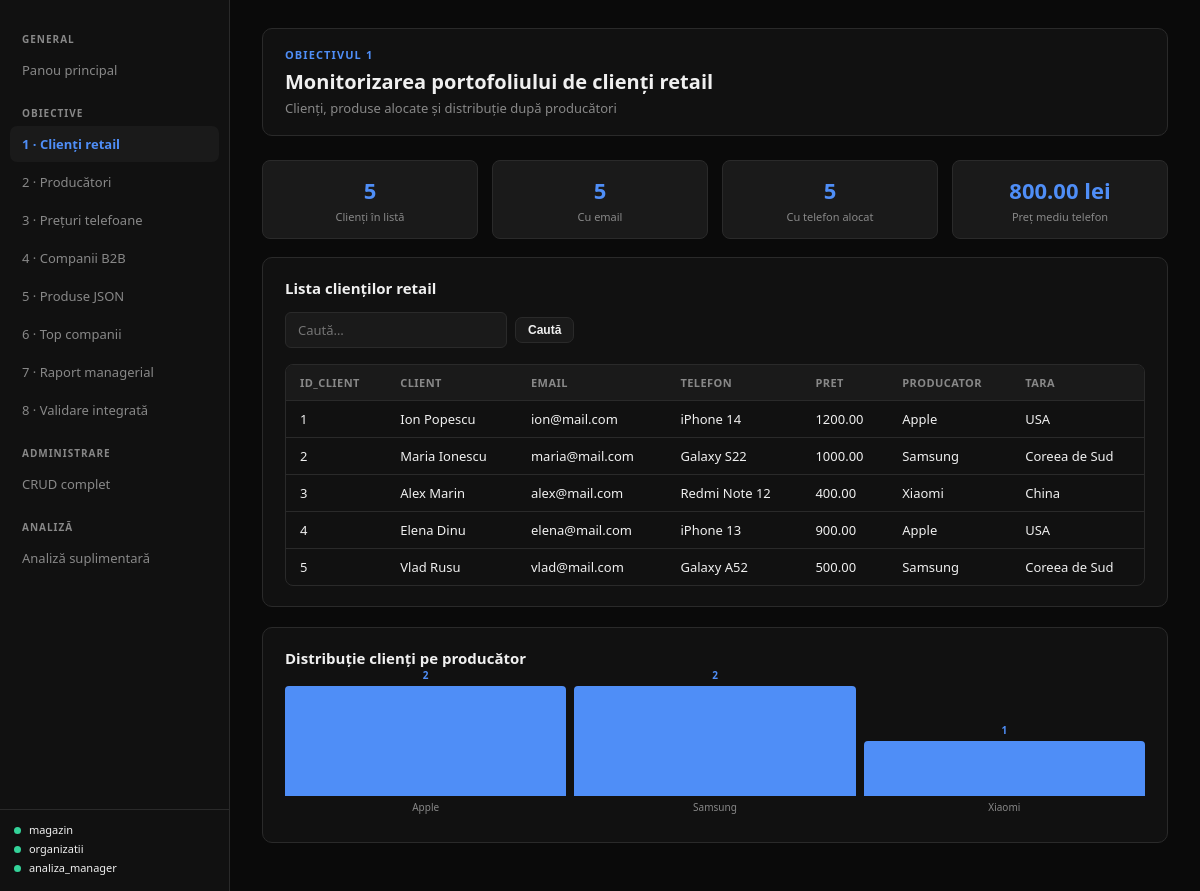
Page /Crud/magazin_php/obiective/ob1.php on the committed database.
### tables this page shows
CREATE TABLE `client` (
  `id_client` int(11) NOT NULL,
  `nume` varchar(100) NOT NULL,
  `email` varchar(100) DEFAULT NULL,
  `id_telefon` int(11) DEFAULT NULL
);

CREATE TABLE `telefon` (
  `id_telefon` int(11) NOT NULL,
  `model` varchar(100) NOT NULL,
  `pret` decimal(10,2) DEFAULT NULL,
  `id_producator` int(11) DEFAULT NULL
);

CREATE TABLE `producator` (
  `id_producator` int(11) NOT NULL,
  `nume` varchar(100) NOT NULL,
  `tara` varchar(100) NOT NULL
);

### Crud/magazin_php/includes/db.php (called while the page is built, shortened)
<?php
$DATABASES = ['magazin', 'organizatii', 'analiza_manager'];
function db_connect(string $dbName): ?mysqli {
    $conn = new mysqli(DB_HOST, DB_USER, DB_PASS, $dbName, DB_PORT);
    $conn->set_charset('utf8mb4');
    return $conn;
}
function db_query(string $dbName, string $sql, array $params = []): array {
    $conn = db_connect($dbName);
    if ($params) {
        $stmt = $conn->prepare($sql);
        if (!$stmt) { $conn->close(); return []; }
        $types = '';
        $vals  = [];
        foreach ($params as $p) {
            if (is_int($p))    { $types .= 'i'; $vals[] = $p; }
            elseif (is_float($p)) { $types .= 'd'; $vals[] = $p; }
            else               { $types .= 's'; $vals[] = $p; }
        }
        $stmt->bind_param($types, ...$vals);
        $stmt->execute();
        $res = $stmt->get_result();
        $rows = $res ? $res->fetch_all(MYSQLI_ASSOC) : [];
        $stmt->close();
    } else {
        $res  = $conn->query($sql);
        $rows = $res ? $res->fetch_all(MYSQLI_ASSOC) : [];
    }
    return $rows;
}
function db_ok(string $dbName): bool {
    return true;
}

### Crud/magazin_php/includes/layout.php (the view, shortened to what this page needs)
<?php
function h(string $s): string { return htmlspecialchars($s, ENT_QUOTES, 'UTF-8'); }
function page_start(string $title, string $active = ''): void {
    require_once __DIR__ . '/db.php';
    ?>
<!DOCTYPE html>
<html lang="ro">
<head>
<link rel="stylesheet" href="/magazin_php/style.css">
</head>
<body>
<aside class="sidebar">
  <nav>
    <div class="nav-section">General</div>
    <a href="/magazin_php/index.php" <?= $active==='home'?'class="active"':'' ?>> Panou principal</a>
    <div class="nav-section">Obiective</div>
    <a href="/magazin_php/obiective/ob1.php" <?= $active==='ob1'?'class="active"':'' ?>>1 · Clienți retail</a>
    <a href="/magazin_php/obiective/ob2.php" <?= $active==='ob2'?'class="active"':'' ?>>2 · Producători</a>
    <a href="/magazin_php/obiective/ob3.php" <?= $active==='ob3'?'class="active"':'' ?>>3 · Prețuri telefoane</a>
    <a href="/magazin_php/obiective/ob4.php" <?= $active==='ob4'?'class="active"':'' ?>>4 · Companii B2B</a>
    <a href="/magazin_php/obiective/ob5.php" <?= $active==='ob5'?'class="active"':'' ?>>5 · Produse JSON</a>
    <a href="/magazin_php/obiective/ob6.php" <?= $active==='ob6'?'class="active"':'' ?>>6 · Top companii</a>
    <a href="/magazin_php/obiective/ob7.php" <?= $active==='ob7'?'class="active"':'' ?>>7 · Raport managerial</a>
    <a href="/magazin_php/obiective/ob8.php" <?= $active==='ob8'?'class="active"':'' ?>>8 · Validare integrată</a>
    <div class="nav-section">Administrare</div>
    <a href="/magazin_php/crud/index.php" <?= $active==='crud'?'class="active"':'' ?>> CRUD complet</a>
    <div class="nav-section">Analiză</div>
    <a href="/magazin_php/analiza/suplimentar.php" <?= $active==='extra'?'class="active"':'' ?>> Analiză suplimentară</a>
  </nav>
  <div class="db-status">
    <?php foreach ($DATABASES as $db): ?>
      <?php $ok = db_ok($db); ?>
      <div style="margin-bottom:4px">
        <span class="dot <?= $ok ? 'dot-ok' : 'dot-err' ?>"></span>
        <?= h($db) ?>
      </div>
    <?php endforeach; ?>
  </div>
</aside>
<main class="main">
<?php
}
function page_end(): void {
    ?>
</main>
</body>
</html>
<?php
}
function page_header(string $eyebrow, string $title, string $subtitle = ''): void { ?>
<div class="page-header">
  <div class="eyebrow"><?= h($eyebrow) ?></div>
  <h2><?= h($title) ?></h2>
  <?php if ($subtitle): ?><p><?= h($subtitle) ?></p><?php endif; ?>
</div>
<?php }
function alert(string $msg, string $type = 'info'): void { ?>
<?php }
function kpi_row(array $items): void { ?>
<div class="card-grid-<?= count($items) ?>" style="margin-bottom:18px">
  <?php foreach ($items as $it): ?>
  <div class="kpi">
    <div class="val"><?= h((string)$it['val']) ?></div>
    <div class="lbl"><?= h($it['lbl']) ?></div>
  </div>
  <?php endforeach; ?>
</div>
<?php }
function render_table(array $rows, string $searchParam = ''): void {
    $cols = array_keys($rows[0]);
    ?>
    <?php if ($searchParam): ?>
    <div class="search-bar">
      <form method="get" style="display:flex;gap:8px;align-items:center">
        <input name="<?= h($searchParam) ?>" value="<?= h($_GET[$searchParam] ?? '') ?>"
               placeholder="Caută…" style="max-width:260px">
        <button class="btn btn-ghost btn-sm" type="submit"> Caută</button>
      </form>
    </div>
    <?php endif; ?>
    <div class="tbl-wrap">
    <table>
      <thead><tr><?php foreach ($cols as $c): ?><th><?= h($c) ?></th><?php endforeach; ?></tr></thead>
      <tbody>
      <?php foreach ($rows as $row): ?>
        <tr><?php foreach ($row as $val): ?><td><?= h((string)($val ?? '')) ?></td><?php endforeach; ?></tr>
      <?php endforeach; ?>
      </tbody>
    </table>
    </div>
<?php }
function bar_chart(array $data, string $colorVar = '--accent'): void {
    $max = max(array_values($data));
    ?>
    <div class="bar-chart">
      <?php foreach ($data as $lbl => $val): ?>
      <div class="bar-col">
        <div class="bar-val"><?= h(is_float($val) ? number_format($val,0,'.',',') : (string)$val) ?></div>
        <div class="bar-fill" style="height:<?= round(($val/$max)*110) ?>px; background:var(<?= $colorVar ?>)"></div>
        <div class="bar-lbl"><?= h((string)$lbl) ?></div>
      </div>
      <?php endforeach; ?>
    </div>
<?php }

### Crud/magazin_php/obiective/ob1.php (shortened to what this page needs)
<?php
require_once __DIR__ . '/../includes/db.php';
require_once __DIR__ . '/../includes/layout.php';
page_start('Obiectivul 1', 'ob1');
page_header('Obiectivul 1', 'Monitorizarea portofoliului de clienți retail',
    'Clienți, produse alocate și distribuție după producători');
$rows = db_query('magazin', "
    SELECT c.id_client, c.nume AS client, c.email,
           t.model AS telefon, t.pret,
           p.nume AS producator, p.tara
    FROM client c
    LEFT JOIN telefon t ON c.id_telefon = t.id_telefon
    LEFT JOIN producator p ON t.id_producator = p.id_producator
    ORDER BY c.id_client
");
$total    = count($rows);
$cu_email = count(array_filter($rows, fn($r) => !empty($r['email'])));
$cu_prod  = count(array_filter($rows, fn($r) => !empty($r['telefon'])));
$avg_pret = $total ? round(array_sum(array_column($rows, 'pret')) / max(1, $cu_prod), 2) : 0;
?>
<?php kpi_row([
    ['val' => $total,    'lbl' => 'Clienți în listă'],
    ['val' => $cu_email, 'lbl' => 'Cu email'],
    ['val' => $cu_prod,  'lbl' => 'Cu telefon alocat'],
    ['val' => number_format($avg_pret,2) . ' lei', 'lbl' => 'Preț mediu telefon'],
]); ?>
<div class="card">
  <h3>Lista clienților retail</h3>
  <?php render_table($rows, 'q'); ?>
</div>
<?php if ($rows): ?>
<div class="card">
  <h3>Distribuție clienți pe producător</h3>
  <?php
  $chart = [];
  foreach ($rows as $r) {
      $prod = $r['producator'] ?: 'Neatribuit';
      $chart[$prod] = ($chart[$prod] ?? 0) + 1;
  }
  bar_chart($chart);
  ?>
</div>
<?php endif; ?>
<?php page_end(); ?>

### Crud/magazin_php/style.css (style rules this page uses)
:root { --bg: #0a0a0a; --surface: #111111; --surface2: #1a1a1a; --border: #2a2a2a; --accent: #4f8ef7; --accent2: #34d399; --danger: #f87171; --warn: #fbbf24; --text: #f0f0f0; --muted: #888; --radius: 10px; }
* { box-sizing: border-box; margin: 0; padding: 0; }
body { background: var(--bg); color: var(--text); font-family: 'Segoe UI', system-ui, sans-serif; font-size: 15px; min-height: 100vh; display: flex; }
.sidebar { width: 230px; min-height: 100vh; background: var(--surface); border-right: 1px solid var(--border); display: flex; flex-direction: column; position: fixed; top: 0; left: 0; bottom: 0; overflow-y: auto; z-index: 100; }
nav { padding: 14px 10px; flex: 1; }
nav a { display: flex; align-items: center; gap: 10px; padding: 9px 12px; border-radius: 7px; text-decoration: none; color: var(--muted); font-size: 13px; margin-bottom: 2px; transition: background .15s, color .15s; }
nav a:hover, nav a.active { background: var(--surface2); color: var(--text); }
nav a.active { color: var(--accent); font-weight: 600; }
nav .nav-section { font-size: 10px; font-weight: 700; letter-spacing: .1em; text-transform: uppercase; color: var(--muted); padding: 14px 12px 6px; margin-top: 4px; }
.db-status { padding: 12px 14px; border-top: 1px solid var(--border); font-size: 11px; }
.db-status .dot { display: inline-block; width: 7px; height: 7px; border-radius: 50%; margin-right: 5px; }
.dot-ok { background: var(--accent2); }
.main { margin-left: 230px; flex: 1; padding: 28px 32px; max-width: calc(100vw - 230px); }
.page-header { background: var(--surface); border: 1px solid var(--border); border-radius: var(--radius); padding: 18px 22px; margin-bottom: 24px; }
.page-header .eyebrow { font-size: 11px; font-weight: 700; letter-spacing: .1em; text-transform: uppercase; color: var(--accent); margin-bottom: 6px; }
.page-header h2 { font-size: 20px; font-weight: 700; margin-bottom: 4px; }
.page-header p { color: var(--muted); font-size: 13px; }
.card { background: var(--surface); border: 1px solid var(--border); border-radius: var(--radius); padding: 20px 22px; margin-bottom: 20px; }
.card h3 { font-size: 15px; font-weight: 600; margin-bottom: 14px; }
.card-grid-4 { display: grid; grid-template-columns: repeat(4,1fr); gap: 14px; }
.kpi { background: var(--surface2); border: 1px solid var(--border); border-radius: 8px; padding: 14px 16px; text-align: center; }
.kpi .val { font-size: 22px; font-weight: 700; color: var(--accent); }
.kpi .lbl { font-size: 11px; color: var(--muted); margin-top: 4px; }
.tbl-wrap { overflow-x: auto; border-radius: 8px; border: 1px solid var(--border); }
table { width: 100%; border-collapse: collapse; font-size: 13px; }
thead th { background: var(--surface2); padding: 10px 14px; text-align: left; font-weight: 600; font-size: 11px; letter-spacing: .04em; text-transform: uppercase; color: var(--muted); border-bottom: 1px solid var(--border); white-space: nowrap; }
tbody tr { border-bottom: 1px solid var(--border); transition: background .1s; }
tbody tr:last-child { border-bottom: none; }
tbody td { padding: 9px 14px; vertical-align: middle; }
input, select, textarea { background: var(--surface2); color: var(--text); border: 1px solid var(--border); border-radius: 6px; padding: 8px 12px; font-size: 13px; width: 100%; transition: border-color .15s; font-family: inherit; }
.btn { display: inline-flex; align-items: center; gap: 7px; padding: 8px 18px; border-radius: 7px; border: none; font-size: 13px; font-weight: 600; cursor: pointer; transition: opacity .15s, transform .1s; text-decoration: none; }
.btn-ghost { background: var(--surface2); color: var(--text); border: 1px solid var(--border); }
.btn-sm { padding: 5px 12px; font-size: 12px; }
.search-bar { display: flex; gap: 10px; align-items: center; margin-bottom: 16px; }
.search-bar input { max-width: 300px; }
.bar-chart { display: flex; gap: 8px; align-items: flex-end; height: 140px; padding: 8px 0; }
.bar-col { display:flex; flex-direction:column; align-items:center; flex:1; gap:4px; }
.bar-fill { width:100%; background:var(--accent); border-radius:4px 4px 0 0; min-height:4px; transition:height .4s; }
.bar-col .bar-val { font-size:10px; color:var(--accent); font-weight:700; }
.bar-col .bar-lbl { font-size:10px; color:var(--muted); text-align:center; word-break:break-word; }

### rows in the picture
client: id_client "1", nume "Ion Popescu", email "ion@mail.com", id_telefon.model "iPhone 14", id_telefon.pret "1200.00", producator.nume "Apple", producator.tara "USA"
client: id_client "2", nume "Maria Ionescu", email "maria@mail.com", id_telefon.model "Galaxy S22", id_telefon.pret "1000.00", producator.nume "Samsung", producator.tara "Coreea de Sud"
client: id_client "3", nume "Alex Marin", email "alex@mail.com", id_telefon.model "Redmi Note 12", id_telefon.pret "400.00", producator.nume "Xiaomi", producator.tara "China"
client: id_client "4", nume "Elena Dinu", email "elena@mail.com", id_telefon.model "iPhone 13", id_telefon.pret "900.00", producator.nume "Apple", producator.tara "USA"
client: id_client "5", nume "Vlad Rusu", email "vlad@mail.com", id_telefon.model "Galaxy A52", id_telefon.pret "500.00", producator.nume "Samsung", producator.tara "Coreea de Sud"

### other values in the picture
$db "magazin"
$db "organizatii"
$db "analiza_manager"
$eyebrow "OBIECTIVUL 1"
$title "Monitorizarea portofoliului de clienți retail"
$subtitle "Clienți, produse alocate și distribuție după producători"
$it['val'] "5"
$it['lbl'] "Clienți în listă"
$it['lbl'] "Cu email"
$it['lbl'] "Cu telefon alocat"
$it['val'] "800.00 lei"
$it['lbl'] "Preț mediu telefon"
$c "ID_CLIENT"
$c "CLIENT"
$c "EMAIL"
